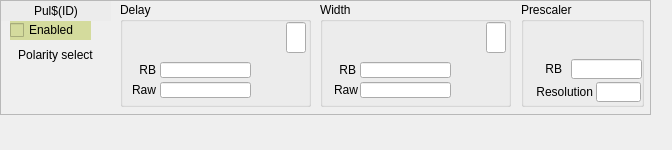
<?xml version="1.0" encoding="UTF-8"?>
<ui version="4.0">
 <class>Form</class>
 <widget class="QWidget" name="Form">
  <property name="geometry">
   <rect>
    <x>0</x>
    <y>0</y>
    <width>672</width>
    <height>150</height>
   </rect>
  </property>
  <property name="windowTitle">
   <string>Pulser</string>
  </property>
  <widget class="QFrame" name="frame">
   <property name="geometry">
    <rect>
     <x>0</x>
     <y>0</y>
     <width>651</width>
     <height>115</height>
    </rect>
   </property>
   <property name="frameShape">
    <enum>QFrame::StyledPanel</enum>
   </property>
   <property name="frameShadow">
    <enum>QFrame::Raised</enum>
   </property>
   <widget class="QLabel" name="label_14">
    <property name="geometry">
     <rect>
      <x>5</x>
      <y>45</y>
      <width>101</width>
      <height>20</height>
     </rect>
    </property>
    <property name="text">
     <string>Polarity select</string>
    </property>
    <property name="alignment">
     <set>Qt::AlignCenter</set>
    </property>
   </widget>
   <widget class="caToggleButton" name="catogglebutton">
    <property name="geometry">
     <rect>
      <x>10</x>
      <y>20</y>
      <width>81</width>
      <height>20</height>
     </rect>
    </property>
    <property name="toolTip">
     <string>When not set, the output will remain in its inactive state.</string>
    </property>
    <property name="styleSheet">
     <string notr="true">background-color: rgb(212, 219, 157);</string>
    </property>
    <property name="text">
     <string>Enabled</string>
    </property>
    <property name="channel" stdset="0">
     <string notr="true">$(EVR):Pul$(ID)-Ena-Sel</string>
    </property>
   </widget>
   <widget class="caLabel" name="calabel">
    <property name="geometry">
     <rect>
      <x>1</x>
      <y>1</y>
      <width>110</width>
      <height>20</height>
     </rect>
    </property>
    <property name="sizePolicy">
     <sizepolicy hsizetype="Preferred" vsizetype="Fixed">
      <horstretch>0</horstretch>
      <verstretch>0</verstretch>
     </sizepolicy>
    </property>
    <property name="minimumSize">
     <size>
      <width>0</width>
      <height>20</height>
     </size>
    </property>
    <property name="maximumSize">
     <size>
      <width>16777215</width>
      <height>20</height>
     </size>
    </property>
    <property name="styleSheet">
     <string notr="true">background-color: rgb(236, 236, 236, 255);</string>
    </property>
    <property name="text">
     <string>Pul$(ID)</string>
    </property>
    <property name="alignment">
     <set>Qt::AlignCenter</set>
    </property>
   </widget>
   <widget class="caChoice" name="cachoice">
    <property name="geometry">
     <rect>
      <x>10</x>
      <y>64</y>
      <width>91</width>
      <height>41</height>
     </rect>
    </property>
    <property name="toolTip">
     <string>Reverses the output polarity. When set, changes the output from normally low to normally high.</string>
    </property>
    <property name="channel" stdset="0">
     <string notr="true">$(EVR):Pul$(ID)-Polarity-Sel</string>
    </property>
    <property name="foreground">
     <color>
      <red>0</red>
      <green>0</green>
      <blue>0</blue>
     </color>
    </property>
    <property name="background">
     <color>
      <red>212</red>
      <green>219</green>
      <blue>157</blue>
     </color>
    </property>
    <property name="bordercolor">
     <color>
      <red>0</red>
      <green>0</green>
      <blue>0</blue>
     </color>
    </property>
    <property name="colorMode">
     <enum>caChoice::Static</enum>
    </property>
    <property name="stackingMode" stdset="0">
     <enum>caChoice::Row</enum>
    </property>
    <property name="endBit">
     <number>1</number>
    </property>
   </widget>
   <widget class="QGroupBox" name="groupBox">
    <property name="geometry">
     <rect>
      <x>320</x>
      <y>2</y>
      <width>191</width>
      <height>105</height>
     </rect>
    </property>
    <property name="title">
     <string>Width</string>
    </property>
    <widget class="caSpinbox" name="caspinbox">
     <property name="geometry">
      <rect>
       <x>5</x>
       <y>20</y>
       <width>161</width>
       <height>31</height>
      </rect>
     </property>
     <property name="toolTip">
      <string>How long does a pulse state stay active</string>
     </property>
     <property name="channel" stdset="0">
      <string notr="true">$(EVR):Pul$(ID)-Width-SP</string>
     </property>
     <property name="background">
      <color>
       <red>212</red>
       <green>219</green>
       <blue>157</blue>
      </color>
     </property>
     <property name="fixedFormat">
      <bool>false</bool>
     </property>
    </widget>
    <widget class="QLabel" name="label_31">
     <property name="geometry">
      <rect>
       <x>5</x>
       <y>60</y>
       <width>31</width>
       <height>16</height>
      </rect>
     </property>
     <property name="text">
      <string>RB</string>
     </property>
     <property name="alignment">
      <set>Qt::AlignRight|Qt::AlignTrailing|Qt::AlignVCenter</set>
     </property>
    </widget>
    <widget class="QLabel" name="label_32">
     <property name="geometry">
      <rect>
       <x>10</x>
       <y>80</y>
       <width>28</width>
       <height>16</height>
      </rect>
     </property>
     <property name="text">
      <string>Raw</string>
     </property>
     <property name="alignment">
      <set>Qt::AlignRight|Qt::AlignTrailing|Qt::AlignVCenter</set>
     </property>
    </widget>
    <widget class="caLineEdit" name="calineedit_12">
     <property name="geometry">
      <rect>
       <x>40</x>
       <y>60</y>
       <width>91</width>
       <height>16</height>
      </rect>
     </property>
     <property name="channel" stdset="0">
      <string notr="true">$(EVR):Pul$(ID)-Width-RB</string>
     </property>
     <property name="unitsEnabled">
      <bool>true</bool>
     </property>
    </widget>
    <widget class="caLineEdit" name="calineedit_13">
     <property name="geometry">
      <rect>
       <x>40</x>
       <y>80</y>
       <width>91</width>
       <height>16</height>
      </rect>
     </property>
     <property name="channel" stdset="0">
      <string notr="true">$(EVR):Pul$(ID)-Width-Raw-RB</string>
     </property>
    </widget>
    <widget class="caLineEdit" name="calineedit_15">
     <property name="geometry">
      <rect>
       <x>166</x>
       <y>20</y>
       <width>20</width>
       <height>31</height>
      </rect>
     </property>
     <property name="channel" stdset="0">
      <string notr="true">$(EVR):Pul$(ID)-Delay-SP.EGU</string>
     </property>
    </widget>
   </widget>
   <widget class="QGroupBox" name="groupBox_2">
    <property name="geometry">
     <rect>
      <x>120</x>
      <y>2</y>
      <width>191</width>
      <height>105</height>
     </rect>
    </property>
    <property name="title">
     <string>Delay</string>
    </property>
    <widget class="QLabel" name="label_29">
     <property name="geometry">
      <rect>
       <x>5</x>
       <y>60</y>
       <width>31</width>
       <height>16</height>
      </rect>
     </property>
     <property name="text">
      <string>RB</string>
     </property>
     <property name="alignment">
      <set>Qt::AlignRight|Qt::AlignTrailing|Qt::AlignVCenter</set>
     </property>
    </widget>
    <widget class="caLineEdit" name="calineedit_8">
     <property name="geometry">
      <rect>
       <x>40</x>
       <y>60</y>
       <width>91</width>
       <height>16</height>
      </rect>
     </property>
     <property name="alignment">
      <set>Qt::AlignLeading|Qt::AlignLeft|Qt::AlignVCenter</set>
     </property>
     <property name="channel" stdset="0">
      <string notr="true">$(EVR):Pul$(ID)-Delay-RB</string>
     </property>
     <property name="unitsEnabled">
      <bool>true</bool>
     </property>
    </widget>
    <widget class="caLineEdit" name="calineedit_9">
     <property name="geometry">
      <rect>
       <x>40</x>
       <y>80</y>
       <width>91</width>
       <height>16</height>
      </rect>
     </property>
     <property name="alignment">
      <set>Qt::AlignLeading|Qt::AlignLeft|Qt::AlignVCenter</set>
     </property>
     <property name="channel" stdset="0">
      <string notr="true">$(EVR):Pul$(ID)-Delay-Raw-RB</string>
     </property>
    </widget>
    <widget class="QLabel" name="label_30">
     <property name="geometry">
      <rect>
       <x>5</x>
       <y>80</y>
       <width>31</width>
       <height>16</height>
      </rect>
     </property>
     <property name="text">
      <string>Raw</string>
     </property>
     <property name="alignment">
      <set>Qt::AlignRight|Qt::AlignTrailing|Qt::AlignVCenter</set>
     </property>
    </widget>
    <widget class="caSpinbox" name="caspinbox_2">
     <property name="geometry">
      <rect>
       <x>5</x>
       <y>20</y>
       <width>161</width>
       <height>31</height>
      </rect>
     </property>
     <property name="toolTip">
      <string/>
     </property>
     <property name="channel" stdset="0">
      <string notr="true">$(EVR):Pul$(ID)-Delay-SP</string>
     </property>
     <property name="background">
      <color>
       <red>212</red>
       <green>219</green>
       <blue>157</blue>
      </color>
     </property>
     <property name="fixedFormat">
      <bool>false</bool>
     </property>
    </widget>
    <widget class="caLineEdit" name="calineedit_14">
     <property name="geometry">
      <rect>
       <x>166</x>
       <y>20</y>
       <width>20</width>
       <height>31</height>
      </rect>
     </property>
     <property name="channel" stdset="0">
      <string notr="true">$(EVR):Pul$(ID)-Delay-SP.EGU</string>
     </property>
    </widget>
   </widget>
   <widget class="caFrame" name="caframe">
    <property name="geometry">
     <rect>
      <x>520</x>
      <y>2</y>
      <width>125</width>
      <height>110</height>
     </rect>
    </property>
    <property name="visibility">
     <enum>caFrame::IfZero</enum>
    </property>
    <property name="channel" stdset="0">
     <string notr="true">$(EVR):Pul$(ID)-Prescaler-SP.DISA</string>
    </property>
    <widget class="QGroupBox" name="groupBox_3">
     <property name="geometry">
      <rect>
       <x>1</x>
       <y>0</y>
       <width>123</width>
       <height>105</height>
      </rect>
     </property>
     <property name="title">
      <string>Prescaler</string>
     </property>
     <widget class="caLineEdit" name="calineedit_11">
      <property name="geometry">
       <rect>
        <x>75</x>
        <y>80</y>
        <width>45</width>
        <height>20</height>
       </rect>
      </property>
      <property name="channel" stdset="0">
       <string notr="true">$(EVR):Pul$(ID)-Res-I</string>
      </property>
     </widget>
     <widget class="caLineEdit" name="calineedit_10">
      <property name="geometry">
       <rect>
        <x>50</x>
        <y>57</y>
        <width>71</width>
        <height>20</height>
       </rect>
      </property>
      <property name="channel" stdset="0">
       <string notr="true">$(EVR):Pul$(ID)-Prescaler-RB</string>
      </property>
     </widget>
     <widget class="QLabel" name="label_24">
      <property name="geometry">
       <rect>
        <x>10</x>
        <y>57</y>
        <width>31</width>
        <height>20</height>
       </rect>
      </property>
      <property name="text">
       <string>RB</string>
      </property>
      <property name="alignment">
       <set>Qt::AlignRight|Qt::AlignTrailing|Qt::AlignVCenter</set>
      </property>
     </widget>
     <widget class="QLabel" name="label_25">
      <property name="geometry">
       <rect>
        <x>1</x>
        <y>80</y>
        <width>71</width>
        <height>20</height>
       </rect>
      </property>
      <property name="text">
       <string>Resolution</string>
      </property>
      <property name="alignment">
       <set>Qt::AlignRight|Qt::AlignTrailing|Qt::AlignVCenter</set>
      </property>
     </widget>
     <widget class="caSpinbox" name="caspinbox_3">
      <property name="geometry">
       <rect>
        <x>5</x>
        <y>20</y>
        <width>111</width>
        <height>25</height>
       </rect>
      </property>
      <property name="toolTip">
       <string>How long does a pulse state stay active</string>
      </property>
      <property name="channel" stdset="0">
       <string notr="true">$(EVR):Pul$(ID)-Prescaler-SP</string>
      </property>
      <property name="background">
       <color>
        <red>212</red>
        <green>219</green>
        <blue>157</blue>
       </color>
      </property>
      <property name="fixedFormat">
       <bool>false</bool>
      </property>
     </widget>
    </widget>
   </widget>
  </widget>
 </widget>
 <customwidgets>
  <customwidget>
   <class>caChoice</class>
   <extends>QWidget</extends>
   <header>caChoice</header>
  </customwidget>
  <customwidget>
   <class>caToggleButton</class>
   <extends>QCheckBox</extends>
   <header>caToggleButton</header>
  </customwidget>
  <customwidget>
   <class>caSpinbox</class>
   <extends>QFrame</extends>
   <header>caSpinbox</header>
  </customwidget>
  <customwidget>
   <class>caFrame</class>
   <extends>QFrame</extends>
   <header>caFrame</header>
   <container>1</container>
  </customwidget>
  <customwidget>
   <class>caLabel</class>
   <extends>QLabel</extends>
   <header>caLabel</header>
  </customwidget>
  <customwidget>
   <class>caLineEdit</class>
   <extends>QLineEdit</extends>
   <header>caLineEdit</header>
  </customwidget>
 </customwidgets>
 <resources/>
 <connections/>
</ui>
